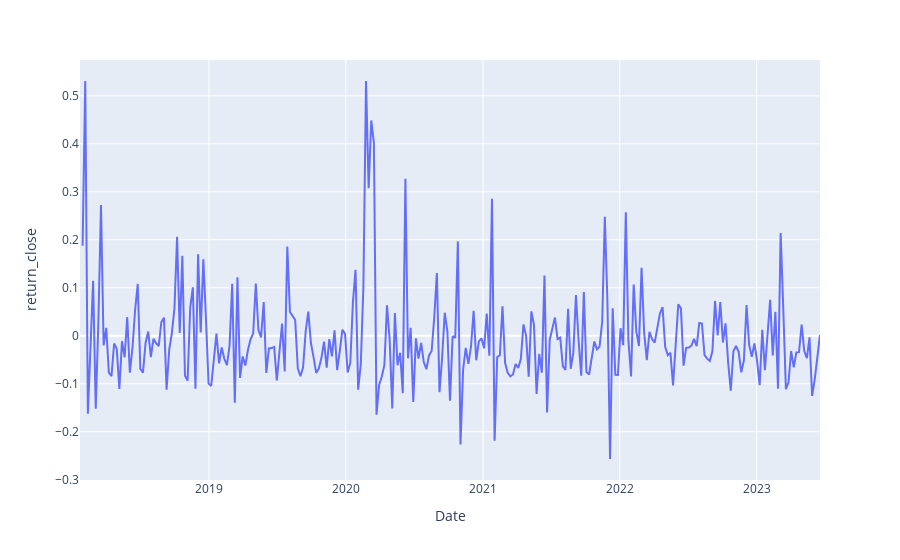

This figure's notebook cell:
### Code cell
px.line(df, x=df.index, y = 'return_close')

### Figure 1 — Plotly figure (JSON) as saved in the notebook; plotly's stock layout.template omitted (floating-point values rounded to 4 significant figures; data arrays with more than 128 entries replaced by an {"elided": "..."} marker saying what was removed)
{"data": [{"hovertemplate": "Date=%{x}<br>return_close=%{y}<extra></extra>", "legendgroup": "", "line": {"color": "#636efa", "dash": "solid"}, "marker": {"symbol": "circle"}, "mode": "lines", "name": "", "orientation": "v", "showlegend": false, "type": "scatter", "x": {"elided": "283 str values"}, "xaxis": "x", "y": {"elided": "283 float values"}, "yaxis": "y"}], "layout": {"legend": {"tracegroupgap": 0}, "margin": {"t": 60}, "xaxis": {"anchor": "y", "domain": [0, 1], "title": {"text": "Date"}}, "yaxis": {"anchor": "x", "domain": [0, 1], "title": {"text": "return_close"}}}}
